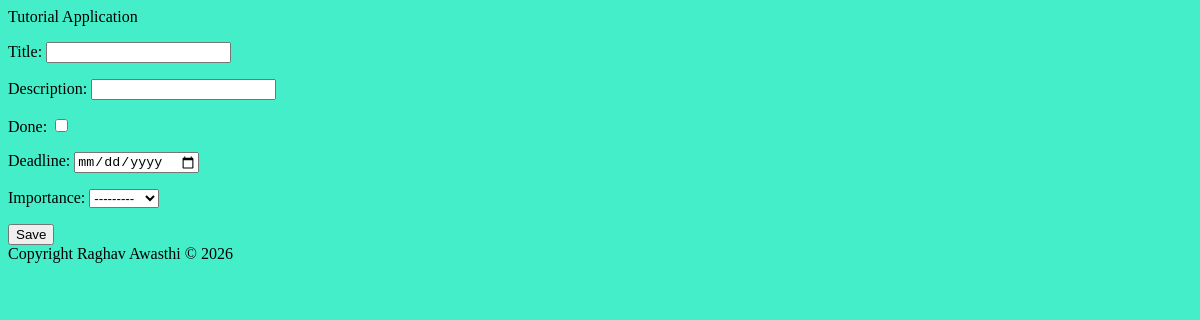
/todos, run on an earlier commit of the app's database.
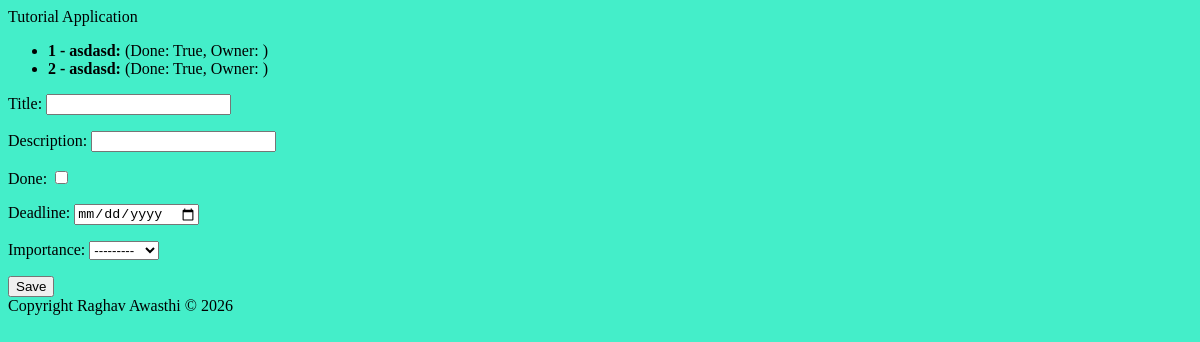
And on a later commit of the database.
### todos/models.py (models this page shows, shortened)
class Todo(models.Model):
    title = models.CharField(max_length=100)
    description = models.CharField(max_length=500)
    done = models.BooleanField(default=False)
    deadline = models.DateField(null=True, blank=True)
    importance = models.CharField(
        choices=ImportanceChoices.choices, null=True, blank=True
    )
    owner = models.ForeignKey(
        Person, on_delete=models.CASCADE, related_name="todos", blank=True, null=True
    )

### todos/views.py (the view)
# urls.py: path("todos", views.todos_view, name="todos"),
def todos_view(request):
    if request.method == "POST":
        form = TodoForm(request.POST)
        if form.is_valid():
            form.save()
            return HttpResponse("Todo Successfully Created!")
    else:
        form = TodoForm()
        todos = Todo.objects.all()
        return render(request, "todos/todos.html", {"form": form, "todos": todos})

### todos/forms.py
class TodoForm(forms.ModelForm):
    class Meta:
        model = Todo
        fields = ["title", "description", "done", "deadline", "importance"]
        widgets = {
            "deadline": forms.DateInput(attrs={"type": "date"}),
        }

### todos/templates/todos/todos.html
{% extends 'todos/base.html' %} {% block title %}Todos{% endblock %}
{%block content %}
<ul>
  {% for todo in todos %}
  <li><b>{{ todo.id }} - {{ todo.title }}:</b> (Done: {{todo.done}}, Owner: {{todo.owner.name}})</li>
  {% endfor %}
</ul>
<form method="post">
  {% csrf_token %} {{ form.as_p }}
  <button type="submit">Save</button>
</form>
{% endblock %}

What changed in the data, as far as the page shows it:
added Todo: id "1", title "asdasd", done "True"
added Todo: id "2", title "asdasd", done "True"
